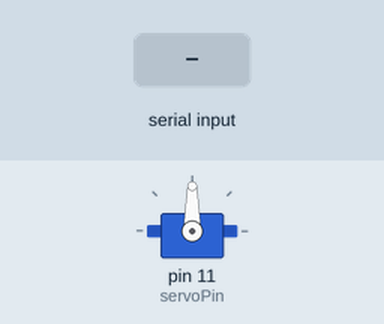
A sketch run on a simulated Arduino Uno, built with avr-gcc and run on an emulated ATmega328P. Shown: servo. The test bench sets the inputs (shaded band).

Above: at 1.2 s.
1.3 s: "S 180\n" received over Serial
At 2.0 s:
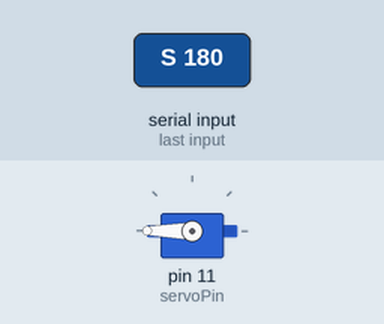
2.8 s: "S,45\n" received over Serial
At 3.1 s:
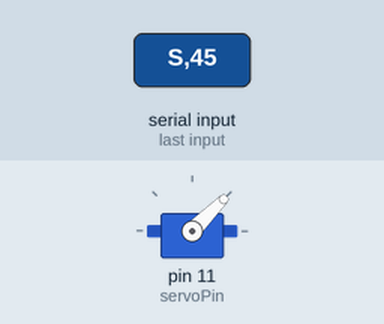
4.3 s: "S" received over Serial
At 6.0 s:
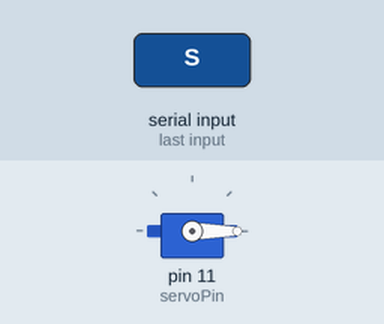
6.8 s: "S90\n" received over Serial
At 7.3 s:
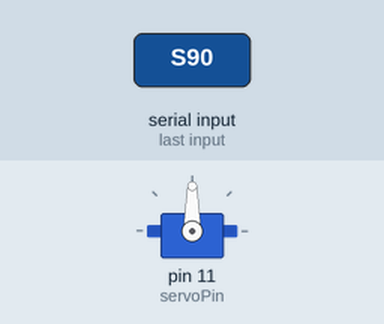
Timing chart, 0 to 9.3 s (numbered marks = the images above; inputs shaded):
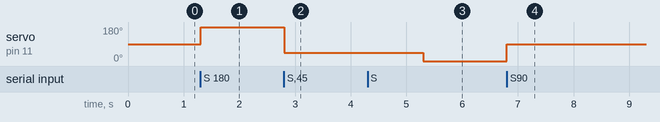

The sketch:

sketch_5f.ino
```cpp
/*
	Pilotare un servocomando con la comunicazione seriale.
	I comandi da inviare sono del tipo: "S 180"
*/

#include <Servo.h>
const int servoPin = 11;
Servo servo;

void setup ()
{
	Serial.begin(9600);		// inizializza a velocità 9600
	servo.attach(servoPin);
}

void loop ()
{
	if (Serial.read() == 'S')
	{
		int value = Serial.parseInt();
		servo.write(value);
	}
}
```

Measured:
- after the input at 1.3 s, servo on pin 11 (servoPin): 90° → 180° at once
- after the input at 2.8 s, servo on pin 11 (servoPin): 180° → 45° at once
- after the input at 4.3 s, servo on pin 11 (servoPin): 45° → 0° after 1.0 s
- after the input at 6.8 s, servo on pin 11 (servoPin): 0° → 90° at once
